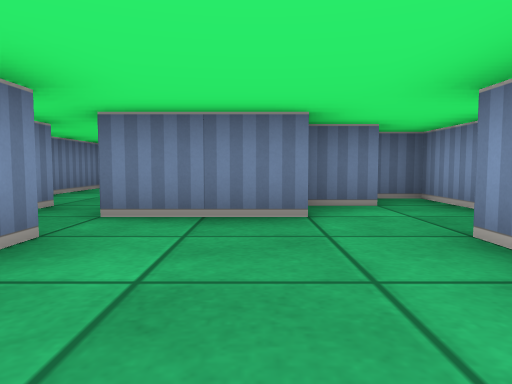
View 1 (above)

24 first-person views from a walk through a cub3D ray-caster map. The camera is about half as high as the walls, tilts 4° down and sees 70° across. The floor is counted in squares. Each view is taken from the middle of a square. On the plan, view 1 faces up. The plan holds only what a view shows up to about 9 squares ahead; the rest is blank.

View 2
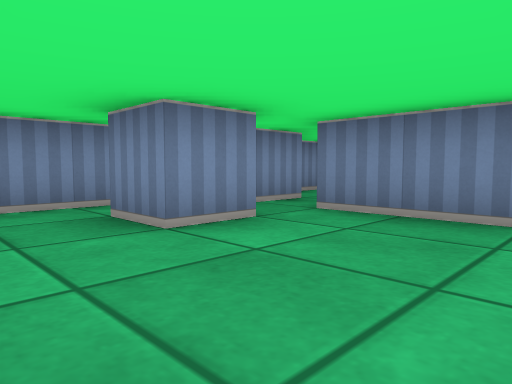

View 3
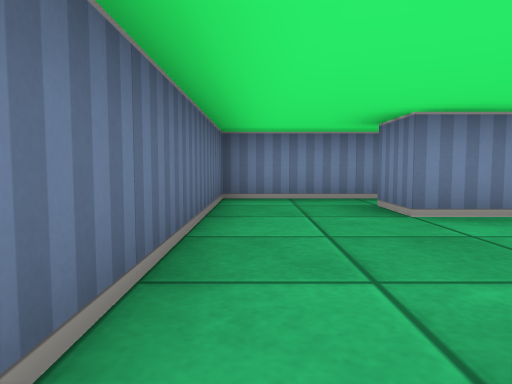

View 4
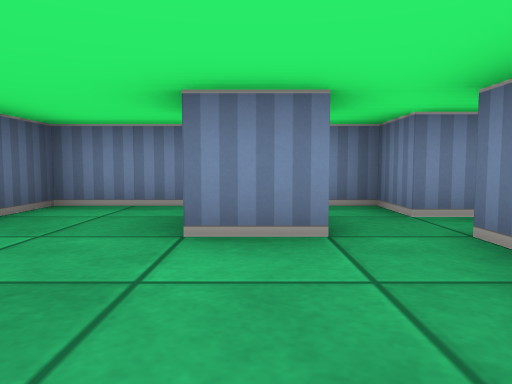

View 5
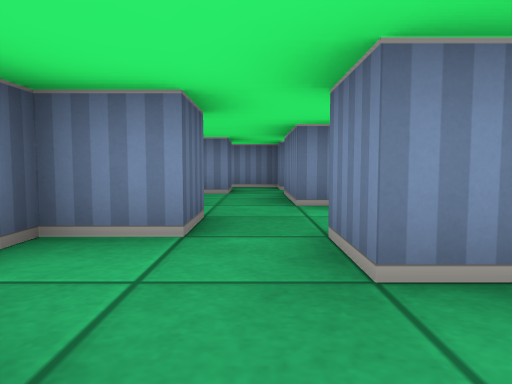

View 6
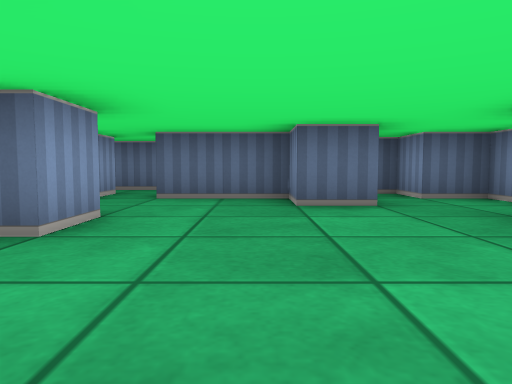

View 7
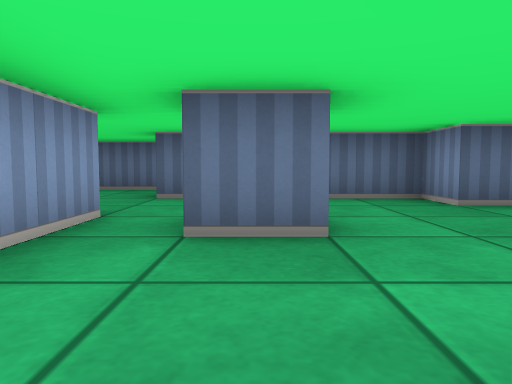

View 8
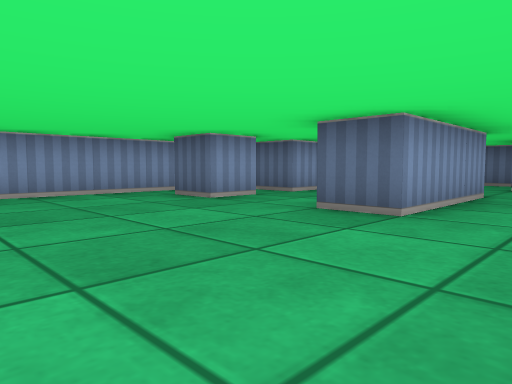

View 9
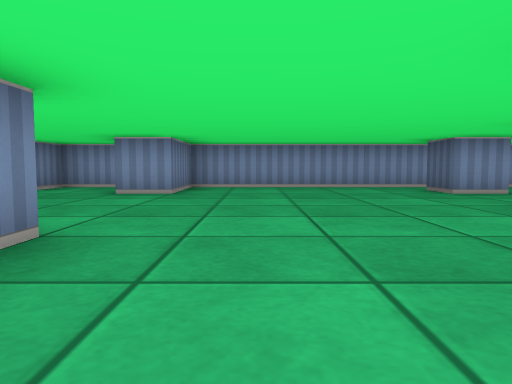

View 10
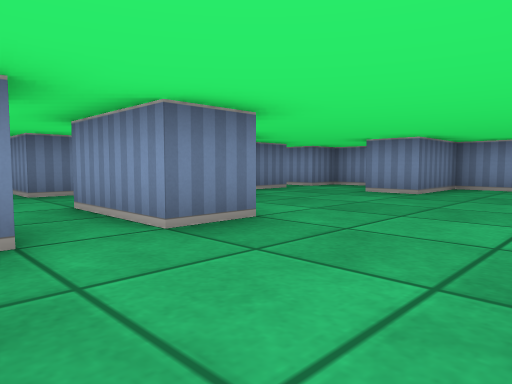

View 11
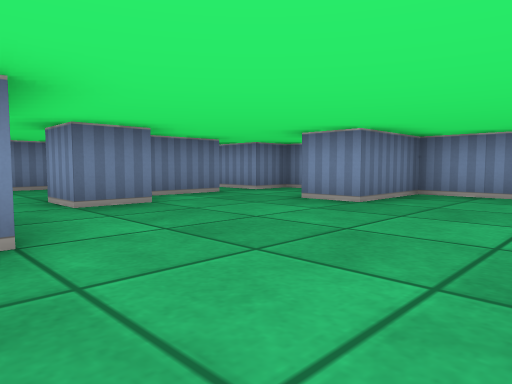

View 12
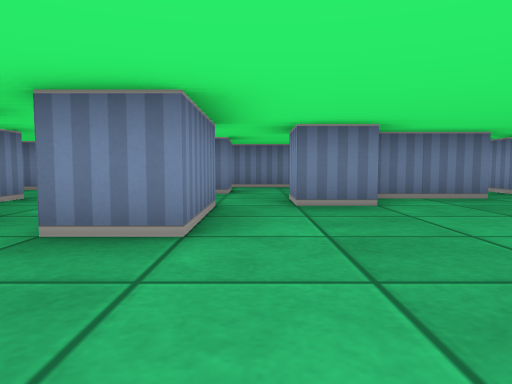

View 13
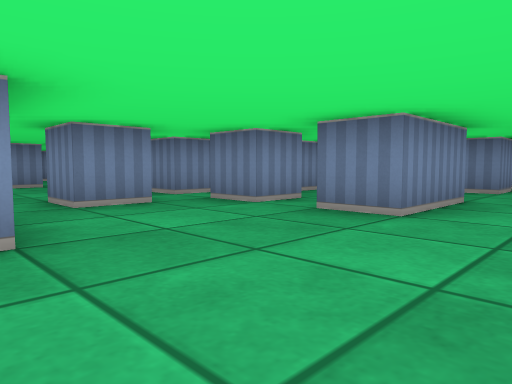

View 14
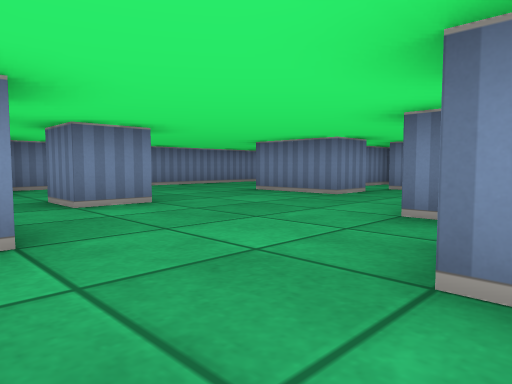

View 15
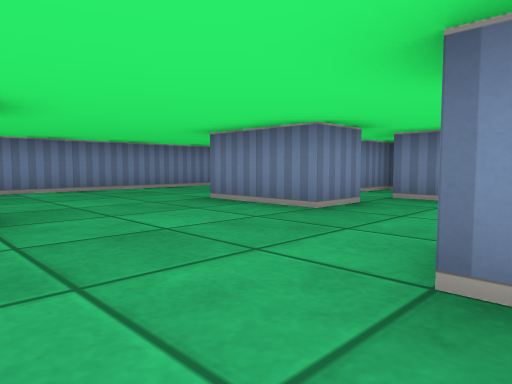

View 16
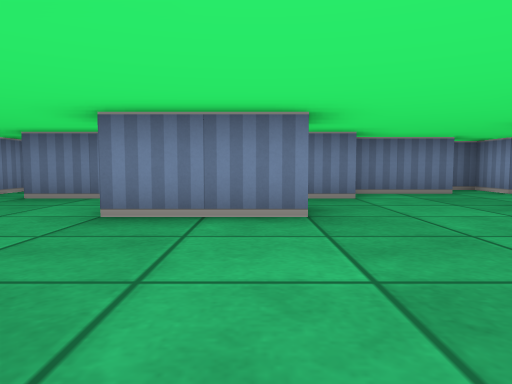

View 17
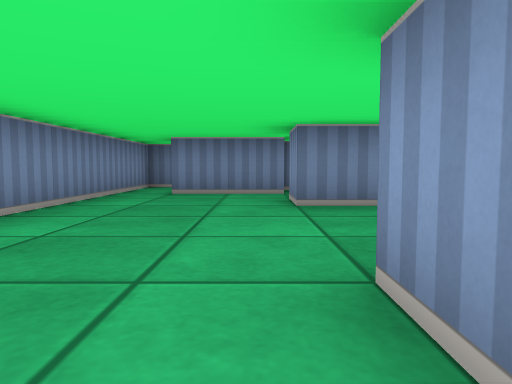

View 18
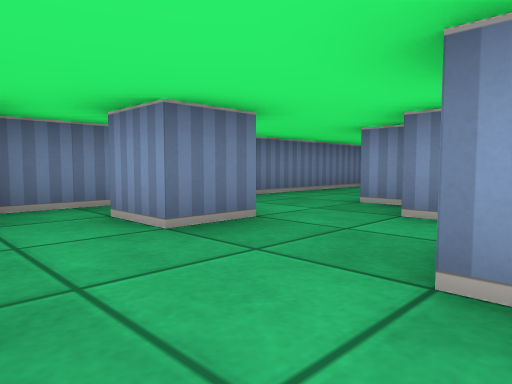

View 19
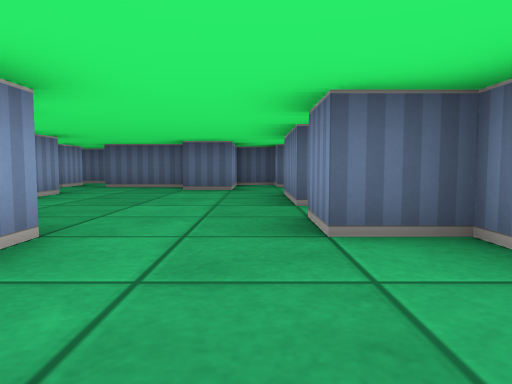

View 20
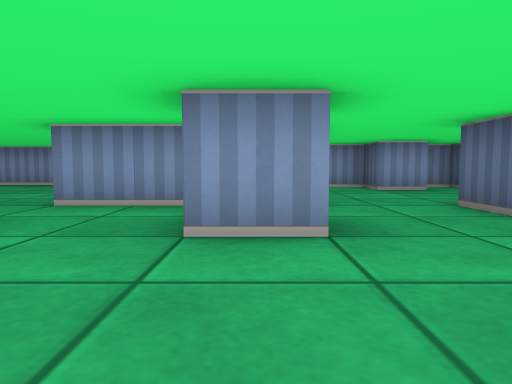

View 21
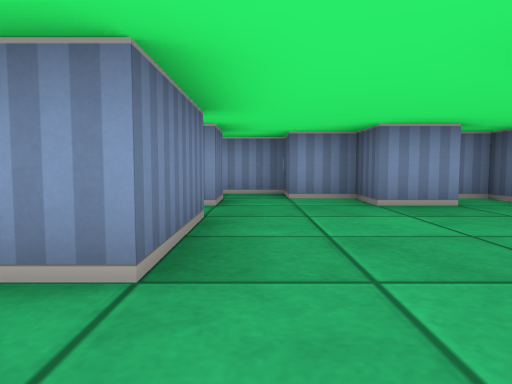

View 22
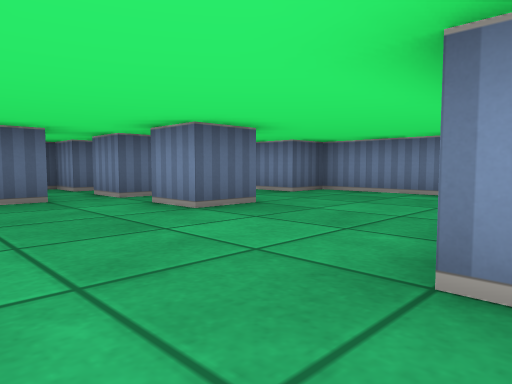

View 23
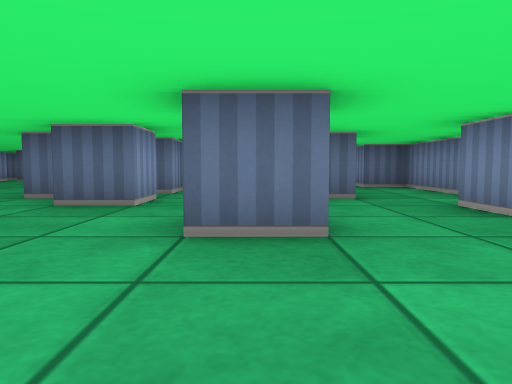

View 24
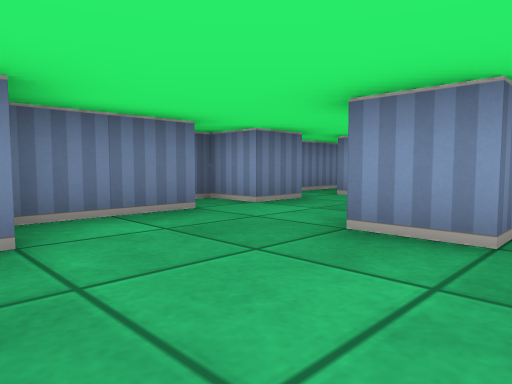

### Floor plan
Key: @ floor where view 1 was taken; # wall or solid block; . floor.
Columns run from 4 left of view 1 to 15 right of it. Each row starts with its distance up from view 1.
 18 ##  ##  ###########
 17 #. ##.###.#.......
 16 #.##..#.....#.....#
 15 #.............###.##
 14 #...##...#....#....#
 13 #...........#......#
 12 #.......#.#.#....###
 11 #..................#
 10 #...#....#.........#
  9 ##.................#
  8 #..##.#...##.......#
  7 #..#..##... .......#
  6 #..##.#.......#..#.#
  5 #.. ####......#... #
  4 ##.##..#....#.##.# #
  3 #..................#
  2 #.#...#..#........##
  1 #.....##.###.#...##
  0 #...@..###  ......#
 -1 ######      #######

Positions as (right, up) in squares from view 1, and headings:
1: (0, 0), facing up
2: (1, 0), facing up-left
3: (2, 0), facing left
4: (1, 2), facing left
5: (5, 3), facing left
6: (6, 7), facing down
7: (8, 7), facing down
8: (8, 10), facing down-right
9: (6, 10), facing right
10: (6, 9), facing up-right
11: (8, 9), facing up-right
12: (9, 9), facing up
13: (10, 8), facing up-left
14: (5, 8), facing up-left
15: (4, 10), facing up-left
16: (1, 10), facing up
17: (-1, 9), facing up
18: (6, 13), facing up-right
19: (4, 10), facing down
20: (5, 4), facing right
21: (8, 3), facing right
22: (3, 14), facing down-left
23: (0, 13), facing down
24: (2, 13), facing up-right
